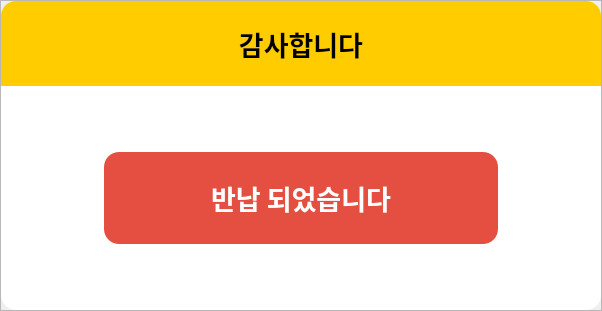
<?xml version="1.0" encoding="UTF-8"?>
<ui version="4.0">
 <class>Dialog</class>
 <widget class="QDialog" name="Dialog">
  <property name="geometry">
   <rect>
    <x>0</x>
    <y>0</y>
    <width>602</width>
    <height>311</height>
   </rect>
  </property>
  <property name="windowTitle">
   <string>Dialog</string>
  </property>
  <property name="styleSheet">
   <string notr="true">Dialog:: border-radius:15px;</string>
  </property>
  <layout class="QVBoxLayout" name="verticalLayout">
   <property name="spacing">
    <number>0</number>
   </property>
   <property name="leftMargin">
    <number>0</number>
   </property>
   <property name="topMargin">
    <number>0</number>
   </property>
   <property name="rightMargin">
    <number>0</number>
   </property>
   <property name="bottomMargin">
    <number>0</number>
   </property>
   <item>
    <widget class="QFrame" name="frame_2">
     <property name="styleSheet">
      <string notr="true"/>
     </property>
     <property name="frameShape">
      <enum>QFrame::StyledPanel</enum>
     </property>
     <property name="frameShadow">
      <enum>QFrame::Raised</enum>
     </property>
     <layout class="QVBoxLayout" name="verticalLayout_2">
      <property name="spacing">
       <number>0</number>
      </property>
      <property name="leftMargin">
       <number>0</number>
      </property>
      <property name="topMargin">
       <number>0</number>
      </property>
      <property name="rightMargin">
       <number>0</number>
      </property>
      <property name="bottomMargin">
       <number>0</number>
      </property>
      <item>
       <widget class="QLabel" name="info_label">
        <property name="minimumSize">
         <size>
          <width>600</width>
          <height>85</height>
         </size>
        </property>
        <property name="maximumSize">
         <size>
          <width>600</width>
          <height>85</height>
         </size>
        </property>
        <property name="font">
         <font>
          <family>Pretendard SemiBold</family>
          <pointsize>20</pointsize>
          <weight>75</weight>
          <bold>true</bold>
         </font>
        </property>
        <property name="styleSheet">
         <string notr="true">background-color: rgb(255, 204, 0);
    border-top-left-radius: 15px;
    border-top-right-radius: 15px;


</string>
        </property>
        <property name="text">
         <string>감사합니다</string>
        </property>
        <property name="alignment">
         <set>Qt::AlignCenter</set>
        </property>
       </widget>
      </item>
      <item>
       <widget class="QFrame" name="frame">
        <property name="styleSheet">
         <string notr="true">background-color: rgb(255, 255, 255);
border-bottom-left-radius: 15px;
    border-bottom-right-radius: 15px;
</string>
        </property>
        <property name="frameShape">
         <enum>QFrame::StyledPanel</enum>
        </property>
        <property name="frameShadow">
         <enum>QFrame::Raised</enum>
        </property>
        <layout class="QHBoxLayout" name="horizontalLayout_3">
         <property name="spacing">
          <number>0</number>
         </property>
         <property name="leftMargin">
          <number>0</number>
         </property>
         <property name="topMargin">
          <number>0</number>
         </property>
         <property name="rightMargin">
          <number>0</number>
         </property>
         <property name="bottomMargin">
          <number>0</number>
         </property>
         <item>
          <widget class="QStackedWidget" name="stackedWidget">
           <property name="minimumSize">
            <size>
             <width>412</width>
             <height>110</height>
            </size>
           </property>
           <property name="maximumSize">
            <size>
             <width>412</width>
             <height>110</height>
            </size>
           </property>
           <property name="styleSheet">
            <string notr="true">background-color: rgb(255, 255, 255);</string>
           </property>
           <property name="currentIndex">
            <number>1</number>
           </property>
           <widget class="QWidget" name="one_btn_page">
            <layout class="QHBoxLayout" name="horizontalLayout_2">
             <item>
              <spacer name="horizontalSpacer">
               <property name="orientation">
                <enum>Qt::Horizontal</enum>
               </property>
               <property name="sizeHint" stdset="0">
                <size>
                 <width>40</width>
                 <height>20</height>
                </size>
               </property>
              </spacer>
             </item>
             <item>
              <widget class="QPushButton" name="ok_btn">
               <property name="sizePolicy">
                <sizepolicy hsizetype="Minimum" vsizetype="Expanding">
                 <horstretch>0</horstretch>
                 <verstretch>0</verstretch>
                </sizepolicy>
               </property>
               <property name="minimumSize">
                <size>
                 <width>200</width>
                 <height>0</height>
                </size>
               </property>
               <property name="font">
                <font>
                 <family>Pretendard ExtraBold</family>
                 <pointsize>20</pointsize>
                 <weight>75</weight>
                 <bold>true</bold>
                </font>
               </property>
               <property name="styleSheet">
                <string notr="true">background-color: rgb(229, 79, 65);
border-radius:15px;
color:white;</string>
               </property>
               <property name="text">
                <string>확인</string>
               </property>
              </widget>
             </item>
             <item>
              <spacer name="horizontalSpacer_2">
               <property name="orientation">
                <enum>Qt::Horizontal</enum>
               </property>
               <property name="sizeHint" stdset="0">
                <size>
                 <width>40</width>
                 <height>20</height>
                </size>
               </property>
              </spacer>
             </item>
            </layout>
           </widget>
           <widget class="QWidget" name="two_btn_page">
            <layout class="QHBoxLayout" name="horizontalLayout">
             <item>
              <widget class="QPushButton" name="no_btn">
               <property name="sizePolicy">
                <sizepolicy hsizetype="Minimum" vsizetype="Expanding">
                 <horstretch>0</horstretch>
                 <verstretch>0</verstretch>
                </sizepolicy>
               </property>
               <property name="font">
                <font>
                 <family>Pretendard ExtraBold</family>
                 <pointsize>20</pointsize>
                 <weight>75</weight>
                 <bold>true</bold>
                </font>
               </property>
               <property name="styleSheet">
                <string notr="true">background-color: rgb(229, 79, 65);
border-radius:15px;
color:white;</string>
               </property>
               <property name="text">
                <string>반납 되었습니다</string>
               </property>
              </widget>
             </item>
            </layout>
           </widget>
          </widget>
         </item>
        </layout>
       </widget>
      </item>
     </layout>
    </widget>
   </item>
  </layout>
 </widget>
 <resources/>
 <connections/>
</ui>
